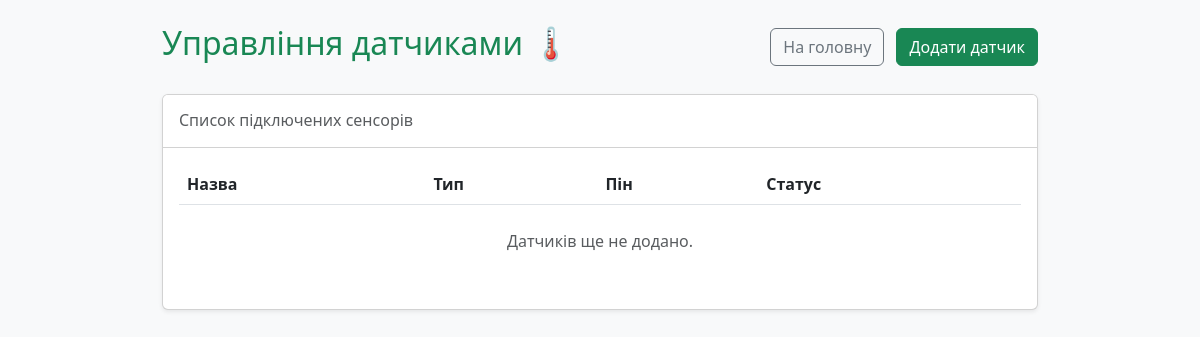
/sensors/, run on an earlier commit of the app's database.
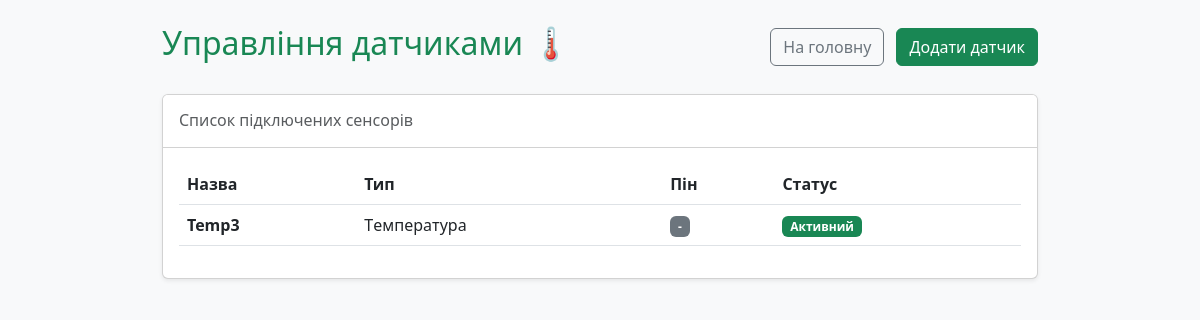
And on a later commit of the database.
### sensors/models.py (models this page shows, shortened)
class Sensor(models.Model):
    name = models.CharField(max_length=100, verbose_name="Назва датчика")
    sensor_type = models.CharField(max_length=50, verbose_name="Тип (Температура, Вологість тощо)")
    pin = models.CharField(max_length=20, verbose_name="Пін підключення", blank=True)
    is_active = models.BooleanField(default=True, verbose_name="Активний")

### sensors/views.py (the view)
# urls.py: path('', views.sensor_list, name='sensor_list'),
def sensor_list(request):
    sensors = Sensor.objects.all()
    return render(request, 'sensors/sensor_list.html', {'sensors': sensors})

### templates/sensors/sensor_list.html (shortened to what this page needs)
<!DOCTYPE html>
<html lang="uk">
<head>
    <link href="https://cdn.jsdelivr.net/npm/bootstrap@5.3.0/dist/css/bootstrap.min.css" rel="stylesheet">
</head>
<body class="bg-light p-4">
    <div class="container" style="max-width: 900px;">
        <div class="d-flex justify-content-between align-items-center mb-4">
            <h2 class="text-success" style="font-weight: 500;">Управління датчиками 🌡️</h2>
            <div>
                <a href="/" class="btn btn-outline-secondary me-2">На головну</a>
                <a href="{% url 'add_sensor' %}" class="btn btn-success">Додати датчик</a>
            </div>
        </div>
        <div class="card shadow-sm">
            <div class="card-header bg-white py-3">
                <h6 class="mb-0 text-muted">Список підключених сенсорів</h6>
            </div>
            <div class="card-body">
                <table class="table table-borderless align-middle">
                    <thead class="border-bottom">
                        <tr>
                            <th>Назва</th>
                            <th>Тип</th>
                            <th>Пін</th>
                            <th>Статус</th>
                        </tr>
                    </thead>
                    <tbody>
                        {% for sensor in sensors %}
                        <tr class="border-bottom">
                            <td class="fw-bold">{{ sensor.name }}</td>
                            <td>{{ sensor.sensor_type }}</td>
                            <td><span class="badge bg-secondary">{{ sensor.pin|default:"-" }}</span></td>
                            <td>
                                {% if sensor.is_active %}
                                    <span class="badge bg-success">Активний</span>
                                {% else %}
                                    <span class="badge bg-danger">Вимкнений</span>
                                {% endif %}
                            </td>
                        </tr>
                        {% empty %}
                        <tr>
                            <td colspan="4" class="text-center text-muted py-4">Датчиків ще не додано.</td>
                        </tr>
                        {% endfor %}
                    </tbody>
                </table>
            </div>
        </div>
    </div>
</body>
</html>

What changed in the data, as far as the page shows it:
added Sensor: name "Temp3", sensor_type "Tемпература", pin "-", is_active "Активний"
Also different on the page:
text no longer shown: "Датчиків ще не додано."
